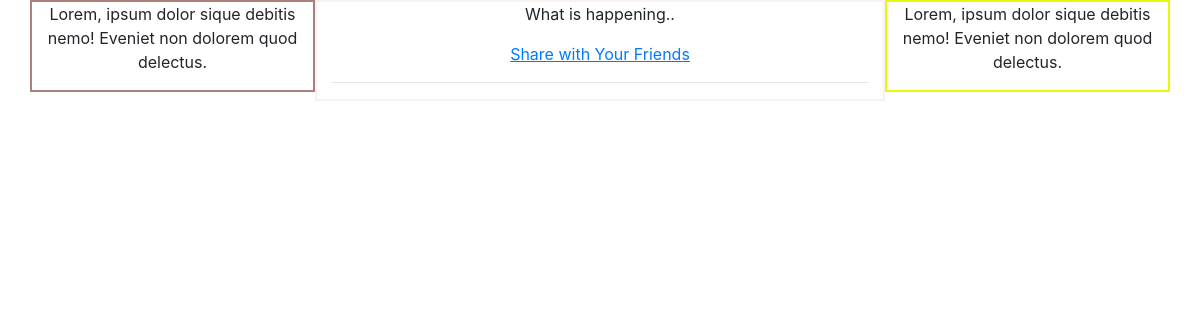
The page /blog (signed in) on the database as committed earlier.
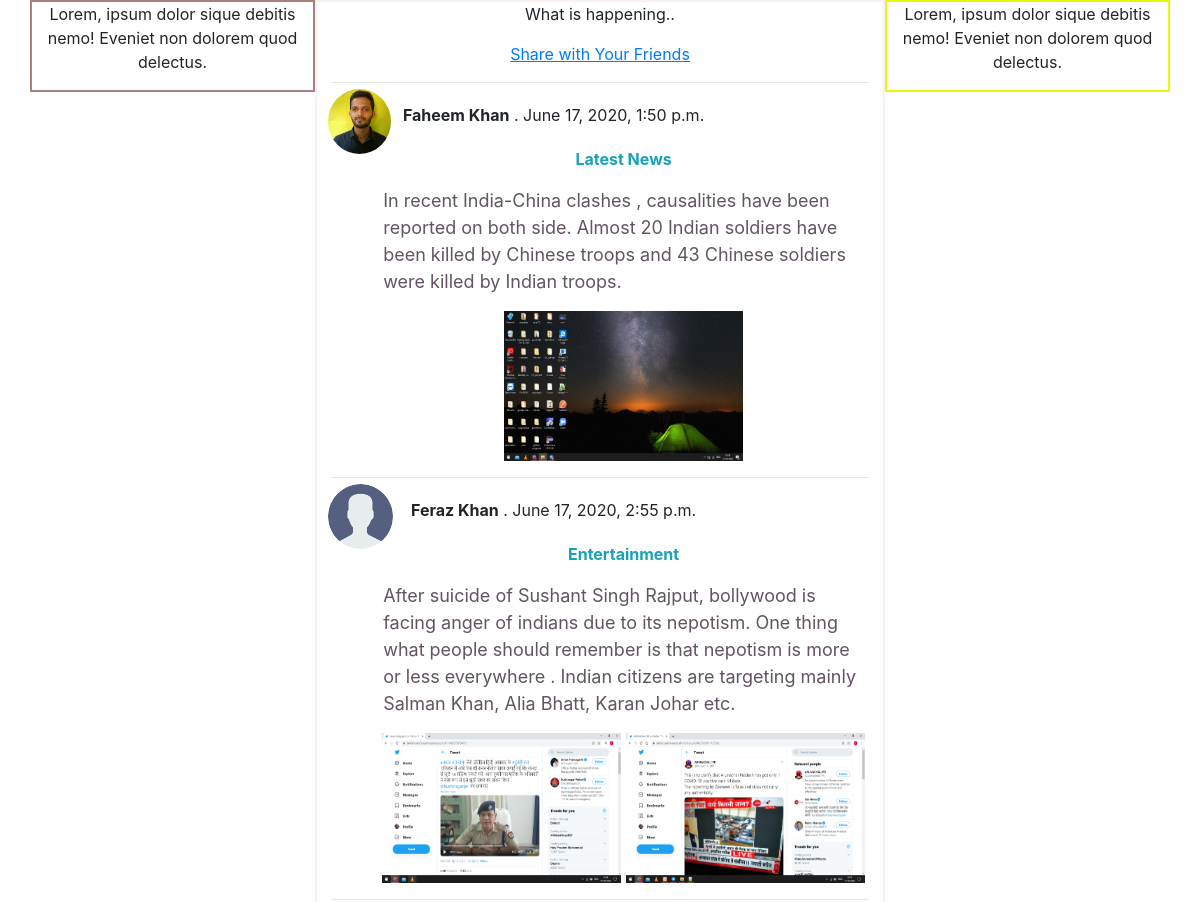
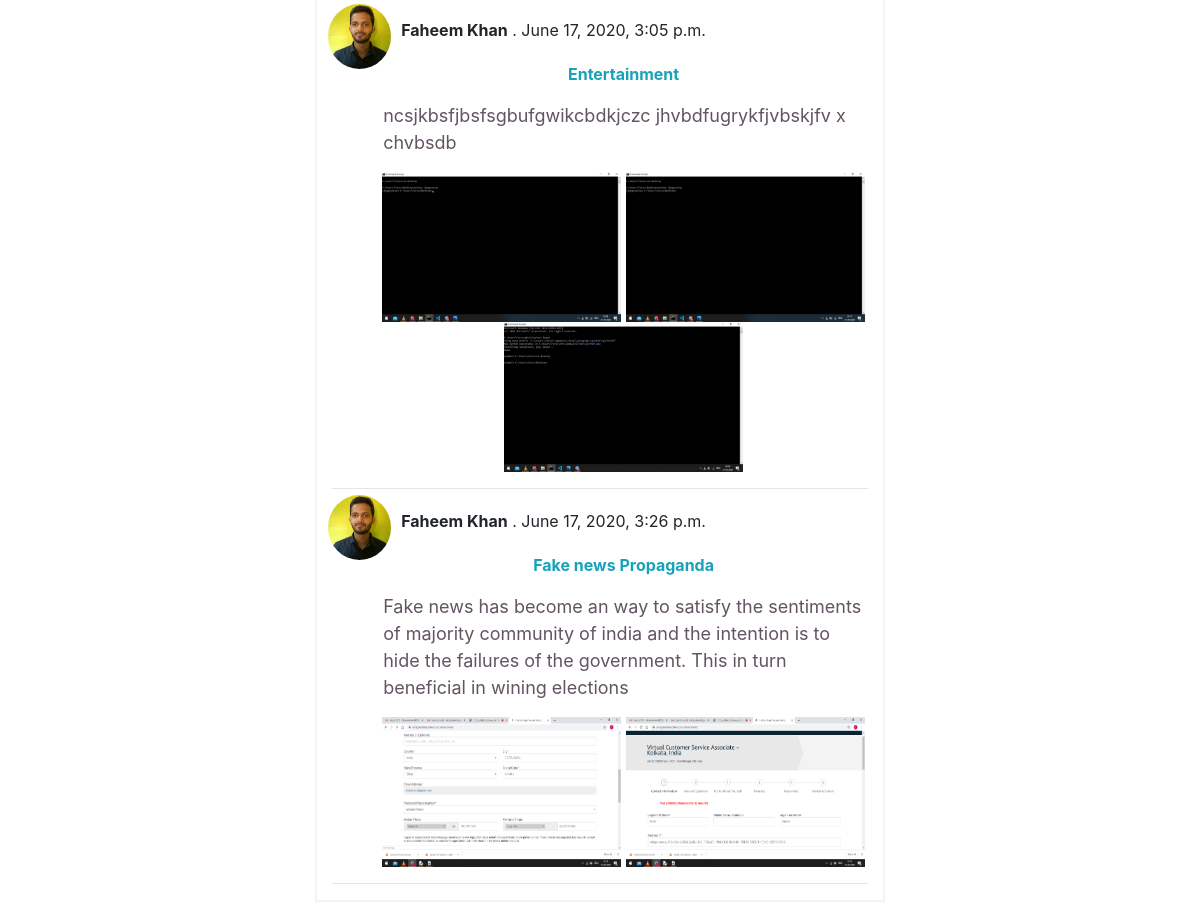
The same page on the database as committed later (2 pictures, top to bottom).
### blog/models.py (models this page shows, shortened)
class BlogPost(models.Model):
    author  = models.ForeignKey(User, on_delete = models.CASCADE)
    title  = models.CharField(max_length = 160, null = True, blank = True)
    body = models.TextField()
    date_posted = models.DateTimeField(auto_now_add = True)
    last_modified = models.DateTimeField(auto_now = True)

class Files_Of_posts(models.Model):
    blogpost = models.ForeignKey(BlogPost, on_delete = models.CASCADE)
    files = models.FileField(null = True, blank = True)

### UserModule/models.py (models this page shows, shortened)
class Profile(models.Model):
    user = models.OneToOneField(User, on_delete = models.CASCADE, blank = True, null = True)
    passout_year = models.IntegerField(null = True, blank = True)
    home_city = models.CharField(max_length = 120, null = True, blank = True)
    current_city = models.CharField(max_length = 120, null = True, blank = True)
    description = models.CharField(max_length = 120, null = True, blank = True)
    working = models.CharField(max_length = 120, null = True, blank = True)
    work_history = models.CharField(max_length = 120, null = True, blank = True)
    profile_pic = models.ImageField(default = 'profile1.png', null = True, blank = True)

class User(AbstractBaseUser):
    email = models.EmailField(unique = True, max_length= 160)
    full_name = models.CharField(max_length = 160)
    is_active = models.BooleanField(default = False)
    is_staff = models.BooleanField(default = False)
    is_admin = models.BooleanField(default = False)
    join_date = models.DateTimeField(auto_now_add = True)
    USERNAME_FIELD = 'email'
    REQUIRED_FIELDS = ['full_name']
    objects = UserManager()

### blog/views.py (the view)
# urls.py: path('', views.blogPage, name = 'blog-home' ),
@login_required(login_url = 'loginPage')
def blogPage(request):
    posts = BlogPost.objects.all()
    return render(request, 'blog/blog-home.html', {'posts': posts})

### blog/templates/blog/blog-home.html (shortened to what this page needs)
{% load static%}
<head>
    <link rel="stylesheet" href="https://use.fontawesome.com/releases/v5.0.8/css/solid.css">
    <link rel="stylesheet" href="https://maxcdn.bootstrapcdn.com/bootstrap/4.0.0/css/bootstrap.min.css">
    <link rel="stylesheet" href="{% static '/css/blog-home.css'%}">
</head>
<div class="container text-center ">
    <div class="row">
        <div class="col-md-3 sidemenu">
            <p>Lorem, ipsum dolor sique debitis nemo! Eveniet non dolorem quod delectus.</p>
        </div>
        <div class="col-md-6 post-body mx-0.5 ">
            <div class="text-center">
                <p>What is happening..</p>
                <a href="{%url 'createBlog'%}">Share with Your Friends</a>
            </div>
            <hr>
            {% for post in posts %}
                <div class="row">
                    <div class="col-sm-1 pic">
                        {%if post.author.profile.profile_pic%}
                            <img src="{{post.author.profile.profile_pic.url}}" alt="" class="profile-pic  ">
                        {%else%}
                            <img src="{% static '/images/user.png'%}" alt="" class="profile-pic  ">
                        {% endif %}
                    </div>
                    <div class="col-sm-11 content">
                            <p class = " name text-center"><strong >{{post.author.full_name}}</strong> . <span id = "date"> {{post.last_modified}}</span></p>
                            <p class="font-weight-bold text-info pt-2" >{{post.title}}</p>
                            <p class="post-text text-left  mx-1">{{post.body}}</p>
                                <div class="height">
                                    {% for image in post.files_of_posts_set.all%}
                                    {%if image.files%}
                                        <a href="{{image.files.url}}"><img class="post-img" src="{{image.files.url}}" alt=""></a>
                                    {%endif%}
                                    {%endfor%}
                                </div>
                    </div >
                </div>
                <hr>
                {% endfor %}
        </div>
        <div class="col-md-3 friendlist">
            <p>Lorem, ipsum dolor sique debitis nemo! Eveniet non dolorem quod delectus.</p>
        </div>
    </div>
</div>
</body>
</html>

### static/css/blog-home.css (style rules this page uses)
.profile-pic { max-width: 65px; max-height: 65px; position: relative; right: 4px; bottom: 12px; border-radius: 50%; }
img { margin: 2px 5px 5px 0; }
.post-body { border: 2px solid rgb(247, 241, 241); }
.sidemenu { border: 2px solid rgb(170, 128, 123); height: fit-content; }
.friendlist { border: 2px solid rgb(232, 248, 11); height: 50%; }
.name { position: relative; right: 70px; top: 4px; }
#date { font-weight: 50px; }
.post-img { margin: 0; width: 49%; height: 150px; }
.post-text { font-size: 18px; color: rgb(99, 84, 99); }
a { text-decoration: underline; }

Rows that differ between the two databases and show on the page:
added BlogPost: author.profile.profile_pic (picture), author.full_name "Faheem Khan", last_modified "June 17, 2020, 1:50 p.m.", title "Latest News", body "In recent India-China clashes , causalities have been reported on both side. Almost 20 Indian soldiers have been killed by Chinese troops and 43 Chinese soldiers were killed by Indian troops."
added Files_Of_posts: files (picture), shown under "Faheem Khan"
added BlogPost: author.full_name "Feraz Khan", last_modified "June 17, 2020, 2:55 p.m.", title "Entertainment", body "After suicide of Sushant Singh Rajput, bollywood is facing anger of indians due to its nepotism. One thing what people should remember is that nepotism is more or less everywhere . Indian citizens are targeting mainly Salman Khan, Alia Bhatt, Karan Johar etc."
added Files_Of_posts: files (picture), shown under "Feraz Khan"
added Files_Of_posts: files (picture), shown under "Feraz Khan"
added BlogPost: author.profile.profile_pic (picture), author.full_name "Faheem Khan", last_modified "June 17, 2020, 3:05 p.m.", title "Entertainment", body "ncsjkbsfjbsfsgbufgwikcbdkjczc jhvbdfugrykfjvbskjfv x chvbsdb"
added Files_Of_posts: files (picture), shown under "Faheem Khan"
added Files_Of_posts: files (picture), shown under "Faheem Khan"
added Files_Of_posts: files (picture), shown under "Faheem Khan"
added BlogPost: author.profile.profile_pic (picture), author.full_name "Faheem Khan", last_modified "June 17, 2020, 3:26 p.m.", title "Fake news Propaganda", body "Fake news has become an way to satisfy the sentiments of majority community of india and the intention is to hide the failures of the government. This in turn beneficial in wining elections"
added Files_Of_posts: files (picture), shown under "Faheem Khan"
added Files_Of_posts: files (picture), shown under "Faheem Khan"
